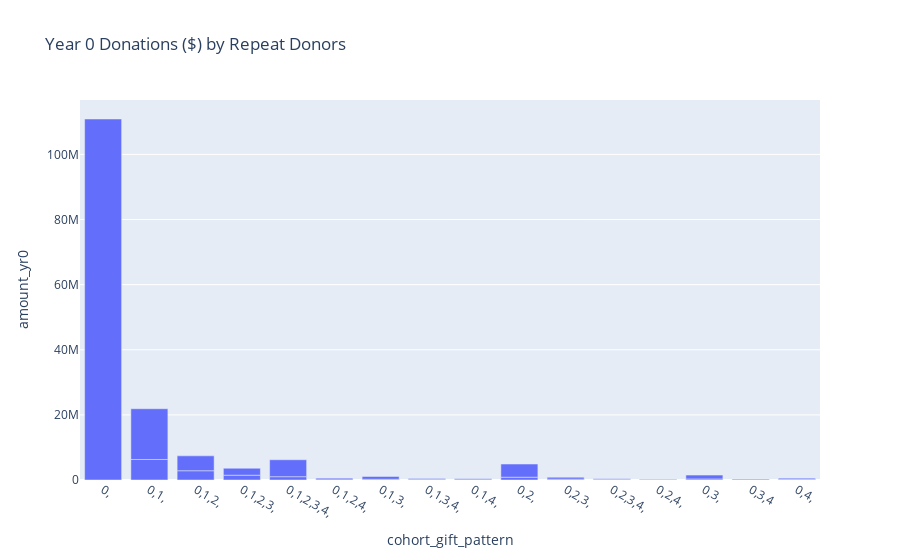

The notebook cell saved with this chart:
### Code cell
fig = px.bar(cgp_1, x="cohort_gift_pattern", y="amount_yr0",
            title="Year 0 Donations ($) by Repeat Donors")
 #barmode='group', labels={'index':'year', 'y':'amount ($)'}, 
fig.update_xaxes(type='category')
fig.show()

### Figure 1 — Plotly figure (JSON) as saved in the notebook; plotly's stock layout.template omitted (floating-point values rounded to 4 significant figures)
{"data": [{"alignmentgroup": "True", "hovertemplate": "cohort_gift_pattern=%{x}<br>amount_yr0=%{y}<extra></extra>", "legendgroup": "", "marker": {"color": "#636efa"}, "name": "", "offsetgroup": "", "orientation": "v", "showlegend": false, "textposition": "auto", "type": "bar", "x": ["0,", "0,1,", "0,1,", "0,1,2,", "0,1,2,", "0,1,2,3,", "0,1,2,3,", "0,1,2,3,4,", "0,1,2,3,4,", "0,1,2,4,", "0,1,2,4,", "0,1,3,", "0,1,3,", "0,1,3,4,", "0,1,3,4,", "0,1,4,", "0,1,4,", "0,2,", "0,2,", "0,2,3,", "0,2,3,", "0,2,3,4,", "0,2,3,4,", "0,2,4,", "0,2,4,", "0,3,", "0,3,", "0,3,4", "0,3,4", "0,4,", "0,4,"], "xaxis": "x", "y": [110874596, 6301026, 15578693, 2844569, 4573944, 1473566, 2139808, 1012539, 5209667, 80485, 482861, 229617, 856790, 135734, 335332, 98243, 278397, 861233, 4034035, 263383, 581115, 120260, 273685, 65597, 146543, 331433, 1167558, 102650, 227617, 160860, 395076], "yaxis": "y"}], "layout": {"barmode": "relative", "legend": {"tracegroupgap": 0}, "title": {"text": "Year 0 Donations ($) by Repeat Donors"}, "xaxis": {"anchor": "y", "domain": [0, 1], "title": {"text": "cohort_gift_pattern"}, "type": "category"}, "yaxis": {"anchor": "x", "domain": [0, 1], "title": {"text": "amount_yr0"}}}}
